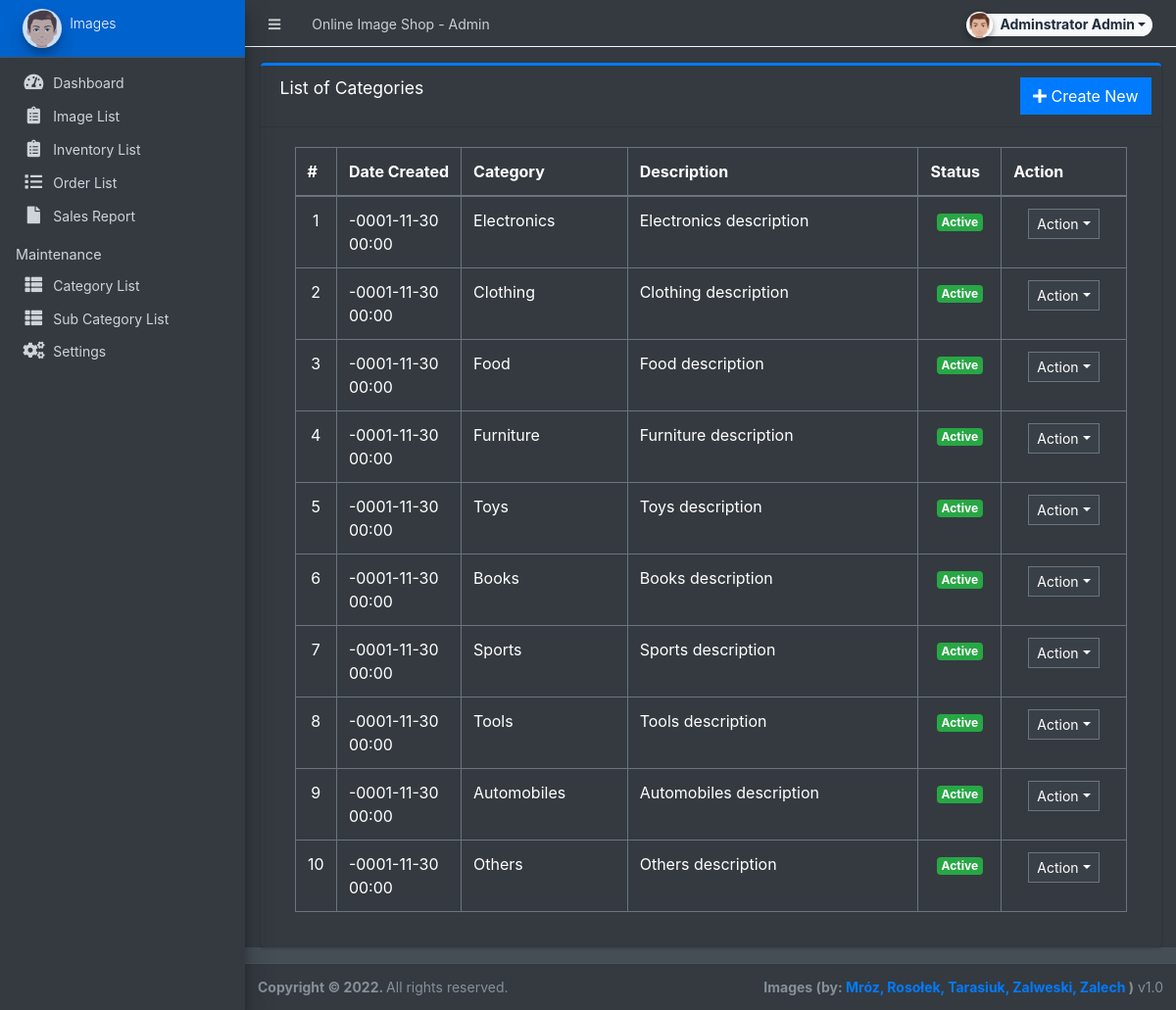
Page /admin/?page=maintenance/category (signed in) on the earlier database version.
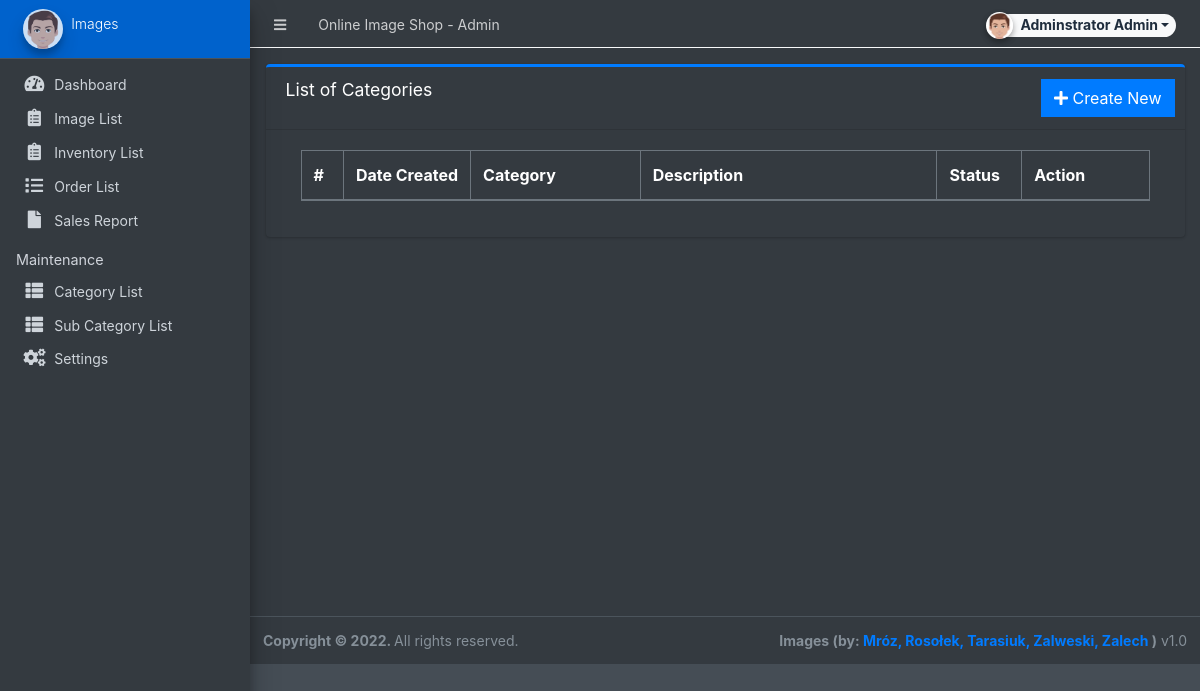
Same page on the later database version.
### tables this page shows
CREATE TABLE `categories` (
  `id` int(30) NOT NULL,
  `category` varchar(255) NOT NULL,
  `status` tinyint(1) NOT NULL DEFAULT 1,
  `date_created` datetime NOT NULL DEFAULT current_timestamp(),
  `description` text DEFAULT NULL
);

### admin/maintenance/category.php (the view, shortened to what this page needs)
<div class="card card-outline card-primary">
	<div class="card-header">
		<h3 class="card-title">List of Categories</h3>
		<div class="card-tools">
			<a href="?page=maintenance/manage_category" class="btn btn-flat btn-primary"><span class="fas fa-plus"></span> Create New</a>
		</div>
	</div>
	<div class="card-body">
		<div class="container-fluid">
			<div class="container-fluid">
				<table class="table table-bordered table-stripped">
					<colgroup>
						<col width="5%">
						<col width="15%">
						<col width="20%">
						<col width="35%">
						<col width="10%">
						<col width="15%">
					</colgroup>
					<thead>
						<tr>
							<th>#</th>
							<th>Date Created</th>
							<th>Category</th>
							<th>Description</th>
							<th>Status</th>
							<th>Action</th>
						</tr>
					</thead>
					<tbody>
						<?php
						$i = 1;
						$qry = $conn->query("SELECT * from `categories` order by unix_timestamp(date_created) desc ");
						while ($row = $qry->fetch_assoc()) :
							$row['description'] = strip_tags(stripslashes(html_entity_decode($row['description'])));
						?>
							<tr>
								<td class="text-center"><?php echo $i++; ?></td>
								<td><?php echo date("Y-m-d H:i", strtotime($row['date_created'])) ?></td>
								<td><?php echo $row['category'] ?></td>
								<td>
									<p class="truncate-1 m-0"><?php echo $row['description'] ?></p>
								</td>
								<td class="text-center">
									<?php if ($row['status'] == 1) : ?>
										<span class="badge badge-success">Active</span>
									<?php else : ?>
										<span class="badge badge-danger">Inactive</span>
									<?php endif; ?>
								</td>
								<td align="center">
									<button type="button" class="btn btn-flat btn-default btn-sm dropdown-toggle dropdown-icon" data-toggle="dropdown">
										Action
									</button>
								</td>
							</tr>
						<?php endwhile; ?>
					</tbody>
				</table>
			</div>
		</div>
	</div>
</div>

Differences in the rows shown:
removed categories: date_created "-0001-11-30 00:00", category "Electronics", description "Electronics description", status "Active"
removed categories: date_created "-0001-11-30 00:00", category "Clothing", description "Clothing description", status "Active"
removed categories: date_created "-0001-11-30 00:00", category "Food", description "Food description", status "Active"
removed categories: date_created "-0001-11-30 00:00", category "Furniture", description "Furniture description", status "Active"
removed categories: date_created "-0001-11-30 00:00", category "Toys", description "Toys description", status "Active"
removed categories: date_created "-0001-11-30 00:00", category "Books", description "Books description", status "Active"
removed categories: date_created "-0001-11-30 00:00", category "Sports", description "Sports description", status "Active"
removed categories: date_created "-0001-11-30 00:00", category "Tools", description "Tools description", status "Active"
removed categories: date_created "-0001-11-30 00:00", category "Automobiles", description "Automobiles description", status "Active"
removed categories: date_created "-0001-11-30 00:00", category "Others", description "Others description", status "Active"
